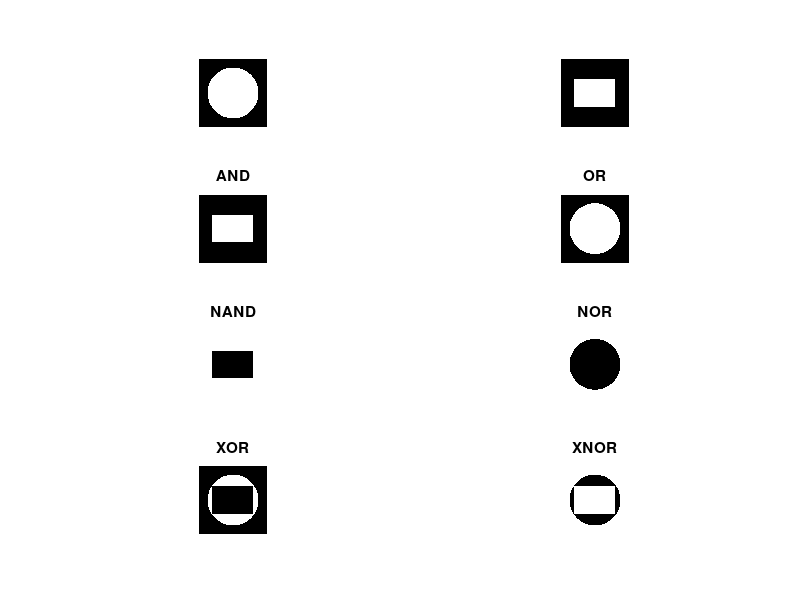

Recreate this plot in MATLAB.
% Name - Sakshi Pandagale% Roll number - BT19ECE005% ASSIGNMENT 3 - Create two images, one with white circle in the middle%                and one with a white rectabngle in the middle and%                perform all logical operations on both the obtained imagesclc;close all;clear all;%% Creating image with white circle in the middlerad = 150;x=0;y=0;[X,Y]=ndgrid(-200:200, -200:200);C = (X-x).^2+(Y-y).^2 <= rad^2;%% Creating image with white rectangle in the middleR = zeros(401);s = size(R);for i = int16(3*s(1)/10):int16(7*s(1)/10)    for j = int16(2*s(2)/10):int16(8*s(2)/10)        R(i,j) = 1;            endend%% PERFORMING LOGICAL OPERATIONS ON BOTH IMAGESAND = C & R;OR = C | R;NAND = ~(C & R);NOR = ~(C | R);XOR = xor(C, R);XNOR = ~xor(C, R);subplot(4,2,1), imshow(C);subplot(4,2,2), imshow(R);subplot(4,2,3), imshow(AND), title('AND');subplot(4,2,4), imshow(OR), title('OR');subplot(4,2,5), imshow(NAND), title('NAND');subplot(4,2,6), imshow(NOR), title('NOR');subplot(4,2,7), imshow(XOR), title('XOR');subplot(4,2,8), imshow(XNOR), title('XNOR');